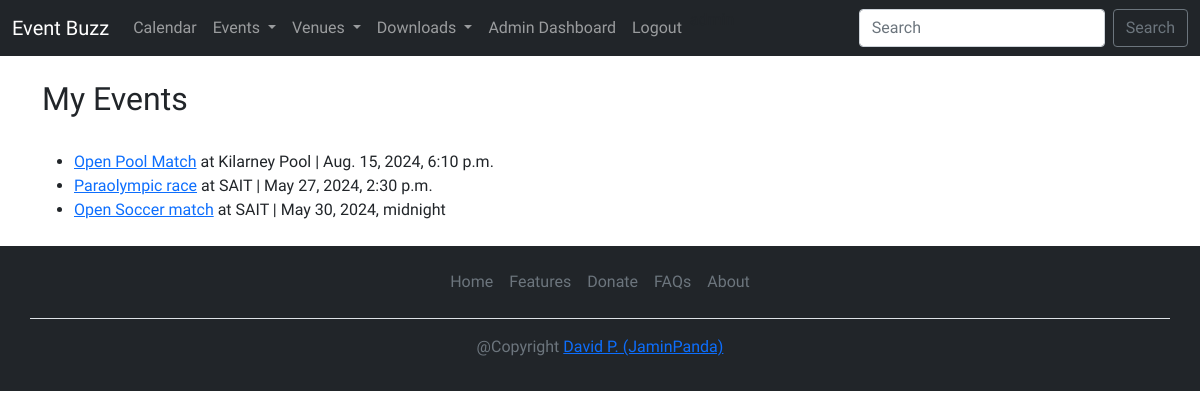
The app's page /my_events (signed in), older data.
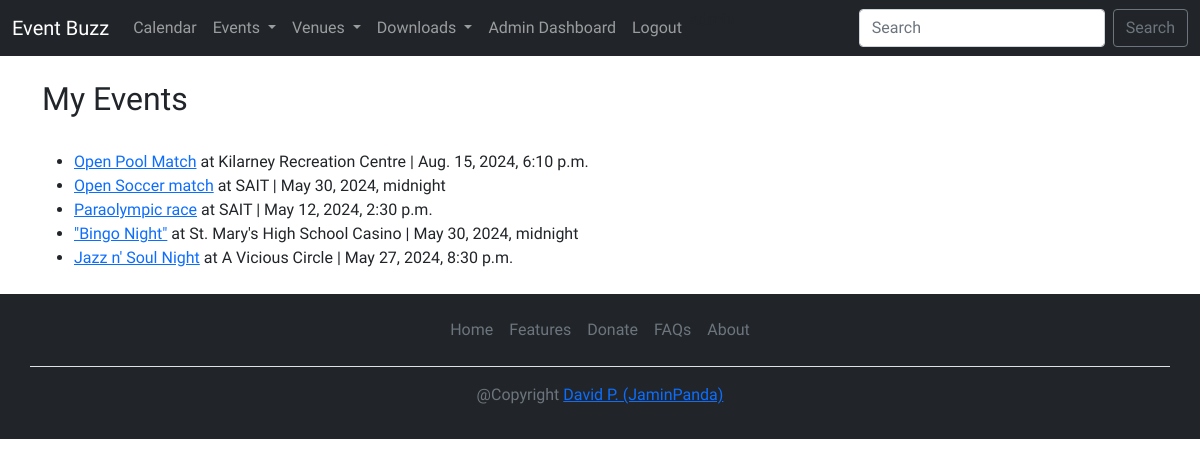
The same page, newer data.
### events/models.py (models this page shows, shortened)
class Event(models.Model):
    name            = models.CharField('Event Name', max_length=150)
    event_date      = models.DateTimeField('Event date')
    venue           = models.ForeignKey(Venue, on_delete=models.CASCADE, blank=True, null=True)   #connect Venue entity
    manager         = models.ForeignKey(User, blank=True, null=True, on_delete=models.SET_NULL, related_name='managed_event')    # events linked to user won't be deleted if user is deleted
    description     = models.TextField(blank=True)
    attendees       = models.ManyToManyField(User, blank=True, related_name='attended_events')
    approved        = models.BooleanField('Approved', default=False, blank=True, null=True)
    event_image     = models.ImageField(upload_to="images/event_imgs/", null=True, blank=True)
    def __str__(self):
        return self.name

class Venue(models.Model):
    name            = models.CharField('Venue Name', max_length=120)
    address         = models.CharField(max_length=300)
    city_state      = models.CharField(max_length=100, default='Unknown')
    country         = models.CharField(max_length=40, default='Unknown')
    zip_code        = models.CharField('Zip Code', max_length=12)
    phone           = models.CharField('Contact Phone', max_length=25, blank=True)
    web             = models.URLField('Website Address', blank=True)
    email_address   = models.EmailField('Email', blank=True)
    owner           = models.ForeignKey(User, on_delete=models.CASCADE, verbose_name='Venue Owner')     # associates with user_id
    venue_image     = models.ImageField(upload_to="images/", null=True, blank=True)
    def __str__(self):
        return self.name

### events/views.py (the view)
# urls.py: path('my_events', views.my_events, name='my-events'),
def my_events(request):
    if request.user.is_authenticated:
        user = request.user.id
        events = Event.objects.filter(attendees=user)
        return render(request, 'events/my_events.html',
                      {"events":events,})
    else:
        messages.success(request, ("You aren't Authorized to View this Page."))
        return redirect('events:list-events')

### events/templates/events/my_events.html
{% extends 'base.html' %}
{% block content %}
    <h2>My Events</h2>
    <br>
    <ul>
        {% for event in events %}
            <li><a href="{% url 'events:show-event' event.id %}">{{ event }}</a> at {{ event.venue }} | {{ event.event_date }}<br>
        {% endfor %}
    </ul>
{% endblock %}

Row changes from the older to the newer data that the page shows:
changed through a linked row, Event "Open Pool Match": venue "Kilarney Pool" → "Kilarney Recreation Centre"
shown differently, row unchanged: Event "Open Soccer match": moves up the list
changed Event "Paraolympic race": event_date "May 27, 2024, 2:30 p.m." → "May 12, 2024, 2:30 p.m."
added Event: name "\"Bingo Night\"", venue "St. Mary's High School Casino", event_date "May 30, 2024, midnight"
added Event: name "Jazz n' Soul Night", venue "A Vicious Circle", event_date "May 27, 2024, 8:30 p.m."
